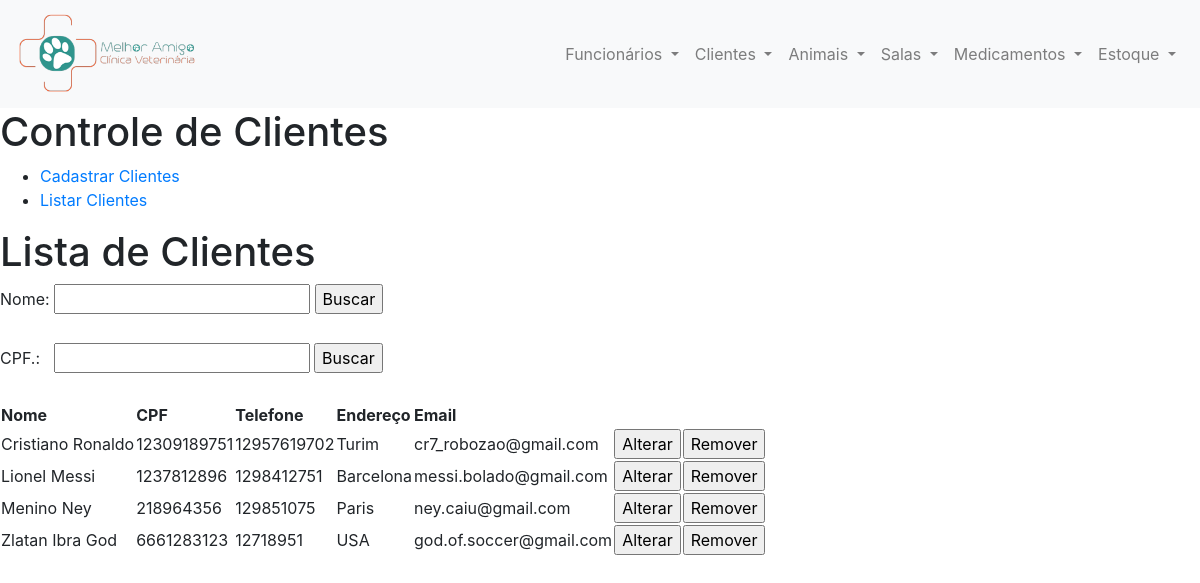
The app's page /cliente/index.php?action=lista_cliente with its own data.
### tables this page shows
CREATE TABLE `clientes` (
  `nome` varchar(25) NOT NULL,
  `CPF` varchar(20) NOT NULL,
  `telefone` varchar(20) NOT NULL,
  `endereco` varchar(50) NOT NULL,
  `email` varchar(25) NOT NULL,
  `password` varchar(20) NOT NULL,
  `ID` int(11) NOT NULL
);

### model/cliente_db.php (called while the page is built, shortened)
<?php
require('../model/database.php');
function lista_cliente(){
    global $db;
    $query = 'SELECT * FROM clientes'
           . ' ORDER BY nome';
    $statement = $db->prepare($query);
    $statement->execute();
    $clientes = $statement->fetchAll();
    return $clientes;
}

### cliente/lista_clientes.php (the view, shortened to what this page needs)
<?php include '../view/header.php'; ?>
<main>
    <aside>
        <h1>Controle de Clientes</h1>
        <ul>
            <li>
                <a href="index.php?action=abre_form">Cadastrar Clientes</a>
            </li>
            <li>
                <a href="index.php?action=lista_cliente">Listar Clientes</a>
            </li>
        </ul>
    </aside>
    <section>
        <h1>Lista de Clientes</h1>
        <form action="." method="post">
            <label>Nome:</label>
            <input type="text" name="nome">
            <input type="submit" value="Buscar">&nbsp;
        </form><br>
        <form action="." method="post">
            <label>CPF.:&nbsp;&nbsp;</label>
            <input type="text" name="cpf">
            <input type="submit" value="Buscar">&nbsp;
        </form><br>
        <table>
            <tr>
                <th>Nome</th>
                <th>CPF</th>
                <th>Telefone</th>
                <th>Endereço</th>
                <th>Email</th>
                <th>&nbsp;</th>
                <th>&nbsp;</th>
            </tr>
            <?php foreach ($lista as $cliente) : ?>
            <tr>
                <td><?php echo $cliente['nome']; ?></td>
                <td><?php echo $cliente['CPF']; ?></td>
                <td><?php echo $cliente['telefone']; ?></td>
                <td><?php echo $cliente['endereco']; ?></td>
                <td><?php echo $cliente['email']; ?></td>
                <td>
                    <form action="." method="post">
                    <input type="submit" value="Alterar">
                    </form>
                </td>
                <td>
                    <form action="." method="post">
                    <input type="submit" value="Remover">
                    </form>
                </td>
            </tr>
            <?php endforeach; ?>
        </table>
    </section>
</main>
<?php include '../view/footer.php'; ?>

### novocss.css (style rules this page uses)
body, html { height: 100%; }

### records on screen
clientes: nome "Cristiano Ronaldo", CPF "12309189751", telefone "12957619702", endereco "Turim", email "cr7_robozao@gmail.com"
clientes: nome "Lionel Messi", CPF "1237812896", telefone "1298412751", endereco "Barcelona", email "messi.bolado@gmail.com"
clientes: nome "Menino Ney", CPF "218964356", telefone "129851075", endereco "Paris", email "ney.caiu@gmail.com"
clientes: nome "Zlatan Ibra God", CPF "6661283123", telefone "12718951", endereco "USA", email "god.of.soccer@gmail.com"
